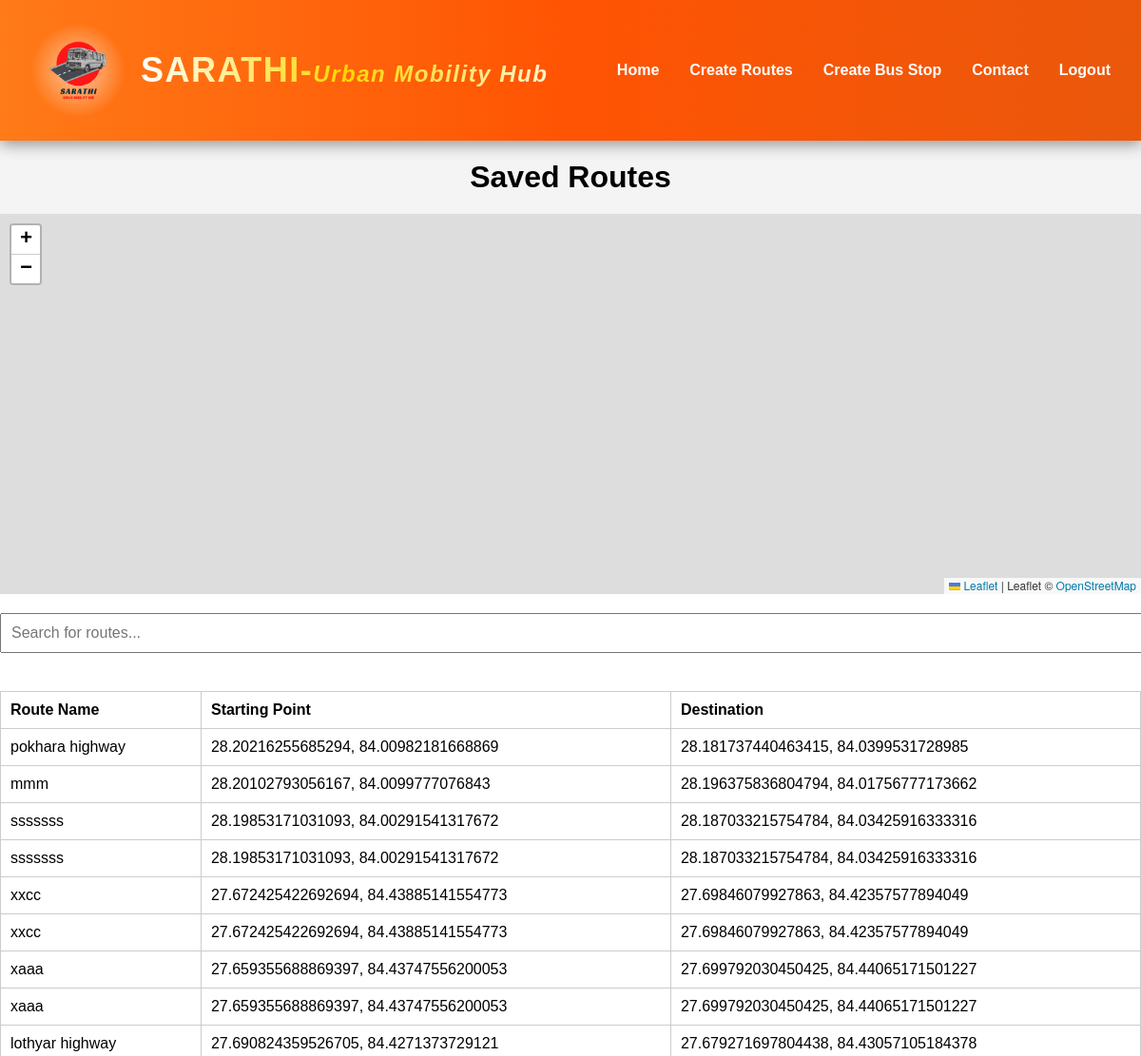
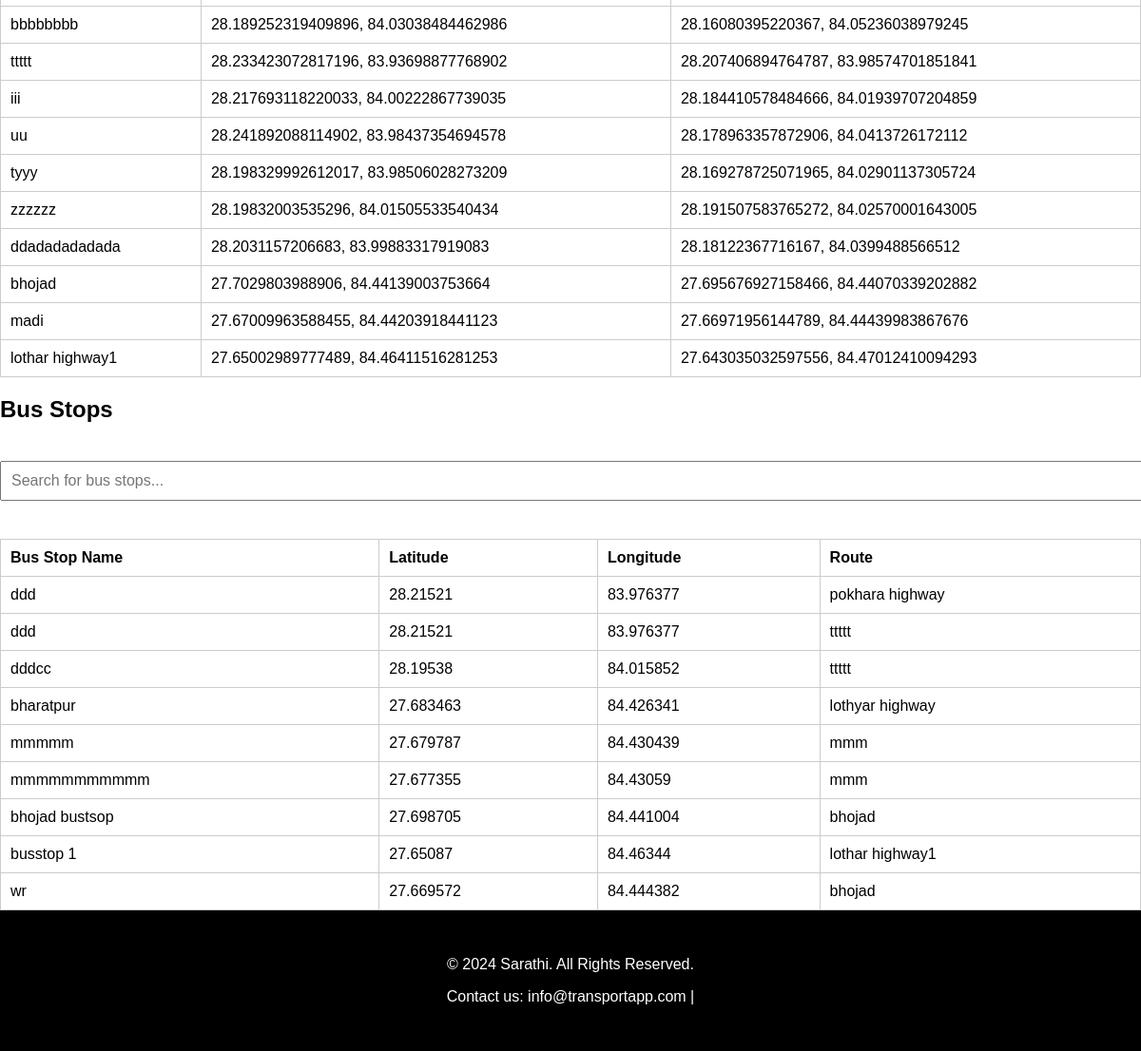
/route_manager/ (signed in), run on an earlier commit of the app's database (2 pictures, top to bottom).
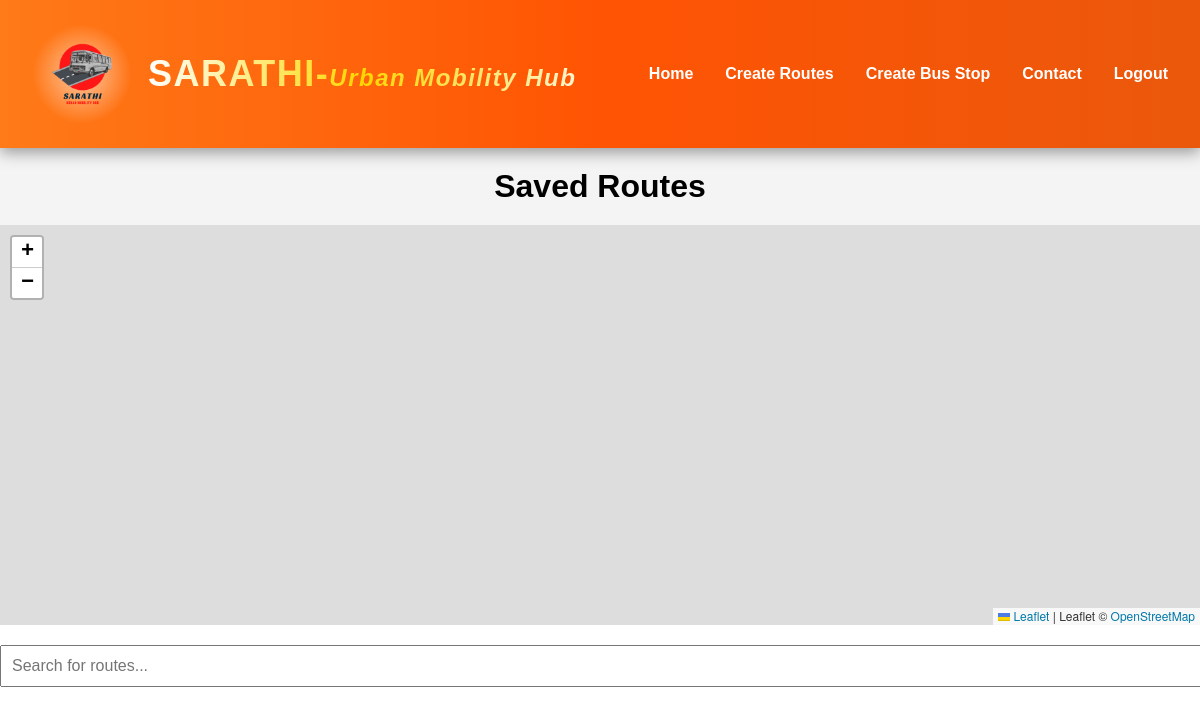
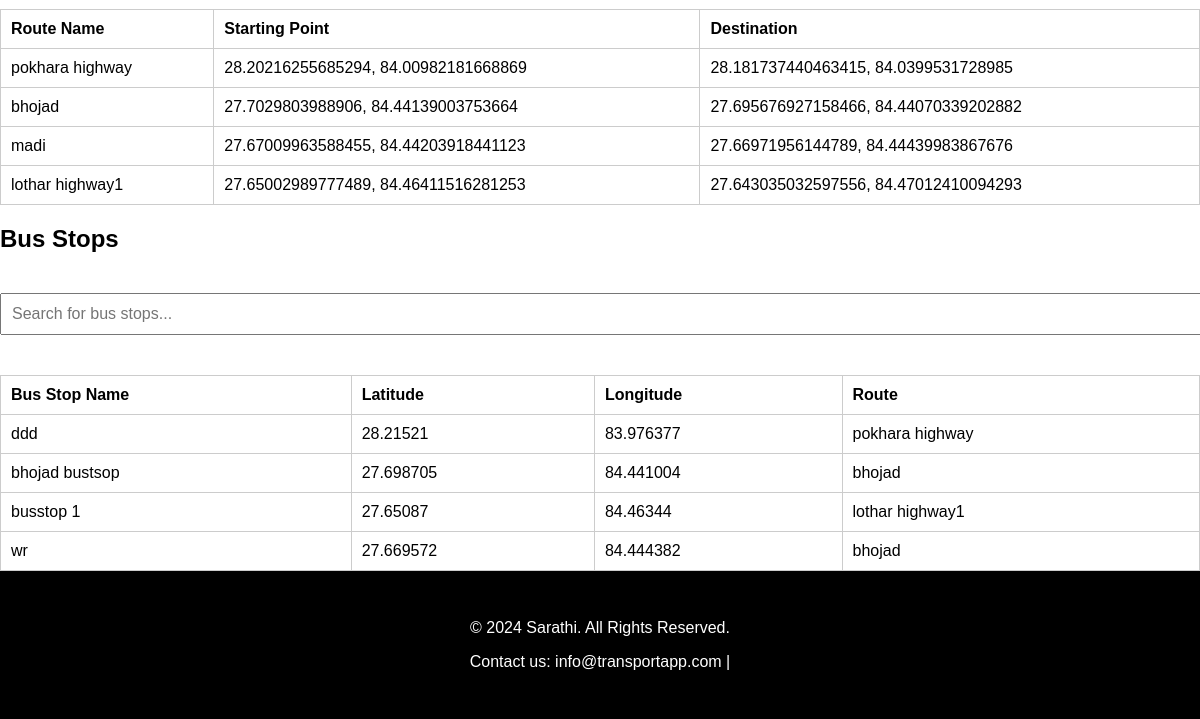
And on a later commit of the database (2 pictures, top to bottom).
### route_manager/models.py (models this page shows)
class Route(models.Model):
    route_name = models.CharField(max_length=255)
    starting_point = models.CharField(max_length=255)
    destination = models.CharField(max_length=255)
    route_data = models.TextField()
    def __str__(self):
        return self.route_name

class BusStop(models.Model):
    name = models.CharField(max_length=255)
    latitude = models.FloatField()
    longitude = models.FloatField()
    route = models.ForeignKey(Route, on_delete=models.CASCADE, related_name='bus_stops')

### route_manager/views.py (the view)
# urls.py: path('', views.view_saved_routes, name='view_saved_routes'),
def view_saved_routes(request):
    if not request.user.is_authenticated:
        return redirect('route_manager_login')
    routes = Route.objects.all()
    bus_stops = BusStop.objects.all()
    route_data = []
    for route in routes:
        route_bus_stops = BusStop.objects.filter(route=route)
        bus_stops_data = [
            {'name': bus_stop.name, 'latitude': bus_stop.latitude, 'longitude': bus_stop.longitude}
            for bus_stop in route_bus_stops
        ]
        route_data.append({
            'route_name': route.route_name,
            'starting_point': route.starting_point,
            'destination': route.destination,
            'route_data': json.loads(route.route_data),  # Convert the route_data JSON back to a list of coordinates
            'bus_stops': bus_stops_data  # Include bus stops data specific to this route
        })
    return render(request, 'route_manager/view_saved_routes.html', {'routes': route_data, 'all_bus_stops': bus_stops})

### route_manager/templates/route_manager/view_saved_routes.html (shortened to what this page needs)
{% extends 'route_manager/base.html' %}
{% load static %}
{% block content %}
<!DOCTYPE htm>
<html lang="en">
<head>
    <link rel="stylesheet" href="https://unpkg.com/leaflet@1.8.0/dist/leaflet.css" />
</head>
<body>
    <h1 style="color:black;">Saved Routes</h1>
    <div id="map"></div>
    <input type="text" id="routeSearch" class="search-bar" placeholder="Search for routes..." oninput="searchRoutes()">
    <table id="routeTable" >
        <thead>
            <tr>
                <th>Route Name</th>
                <th>Starting Point</th>
                <th>Destination</th>
            </tr>
        </thead>
        <tbody>
            {% for route in routes %}
            <tr onclick="showRouteOnMap({{ route.route_data|safe }}, '{{ route.route_name }}', '{{ route.starting_point }}', '{{ route.destination }}')">
                <td>{{ route.route_name }}</td>
                <td>{{ route.starting_point }}</td>
                <td>{{ route.destination }}</td>
            </tr>
            {% endfor %}
        </tbody>
    </table>
    <h2>Bus Stops</h2>
    <input type="text" id="busStopSearch" class="search-bar" placeholder="Search for bus stops..." oninput="searchBusStops()">
    <table >
        <thead>
            <tr>
                <th>Bus Stop Name</th>
                <th>Latitude</th>
                <th>Longitude</th>
                <th>Route</th>
            </tr>
        </thead>
        <tbody id="busStopTable">
            {% for bus_stop in all_bus_stops %}
            <tr class="bus-stop-row" data-name="{{ bus_stop.name }}" data-lat="{{ bus_stop.latitude }}" data-lng="{{ bus_stop.longitude }}">
                <td>{{ bus_stop.name }}</td>
                <td>{{ bus_stop.latitude }}</td>
                <td>{{ bus_stop.longitude }}</td>
                <td>{{ bus_stop.route }}</td>
            </tr>
            {% endfor %}
        </tbody>
    </table>
</body>
</html>
{% endblock %}

What changed in the data, as far as the page shows it:
removed Route: route_name "mmm", starting_point "28.20102793056167, 84.0099777076843", destination "28.196375836804794, 84.01756777173662"
removed Route: route_name "sssssss", starting_point "28.19853171031093, 84.00291541317672", destination "28.187033215754784, 84.03425916333316"
removed Route: route_name "sssssss", starting_point "28.19853171031093, 84.00291541317672", destination "28.187033215754784, 84.03425916333316"
removed Route: route_name "xxcc", starting_point "27.672425422692694, 84.43885141554773", destination "27.69846079927863, 84.42357577894049"
removed Route: route_name "xxcc", starting_point "27.672425422692694, 84.43885141554773", destination "27.69846079927863, 84.42357577894049"
removed Route: route_name "xaaa", starting_point "27.659355688869397, 84.43747556200053", destination "27.699792030450425, 84.44065171501227"
removed Route: route_name "xaaa", starting_point "27.659355688869397, 84.43747556200053", destination "27.699792030450425, 84.44065171501227"
removed Route: route_name "lothyar highway", starting_point "27.690824359526705, 84.4271373729121", destination "27.679271697804438, 84.43057105184378"
removed Route: route_name "bbbbbbbb", starting_point "28.189252319409896, 84.03038484462986", destination "28.16080395220367, 84.05236038979245"
removed Route: route_name "ttttt", starting_point "28.233423072817196, 83.93698877768902", destination "28.207406894764787, 83.98574701851841"
removed Route: route_name "iii", starting_point "28.217693118220033, 84.00222867739035", destination "28.184410578484666, 84.01939707204859"
removed Route: route_name "uu", starting_point "28.241892088114902, 83.98437354694578", destination "28.178963357872906, 84.0413726172112"
removed Route: route_name "tyyy", starting_point "28.198329992612017, 83.98506028273209", destination "28.169278725071965, 84.02901137305724"
removed Route: route_name "zzzzzz", starting_point "28.19832003535296, 84.01505533540434", destination "28.191507583765272, 84.02570001643005"
removed Route: route_name "ddadadadadada", starting_point "28.2031157206683, 83.99883317919083", destination "28.18122367716167, 84.0399488566512"
removed BusStop: name "ddd", latitude "28.21521", longitude "83.976377", route "ttttt"
removed BusStop: name "dddcc", latitude "28.19538", longitude "84.015852", route "ttttt"
removed BusStop: name "bharatpur", latitude "27.683463", longitude "84.426341", route "lothyar highway"
removed BusStop: name "mmmmm", latitude "27.679787", longitude "84.430439", route "mmm"
removed BusStop: name "mmmmmmmmmmm", latitude "27.677355", longitude "84.43059", route "mmm"
